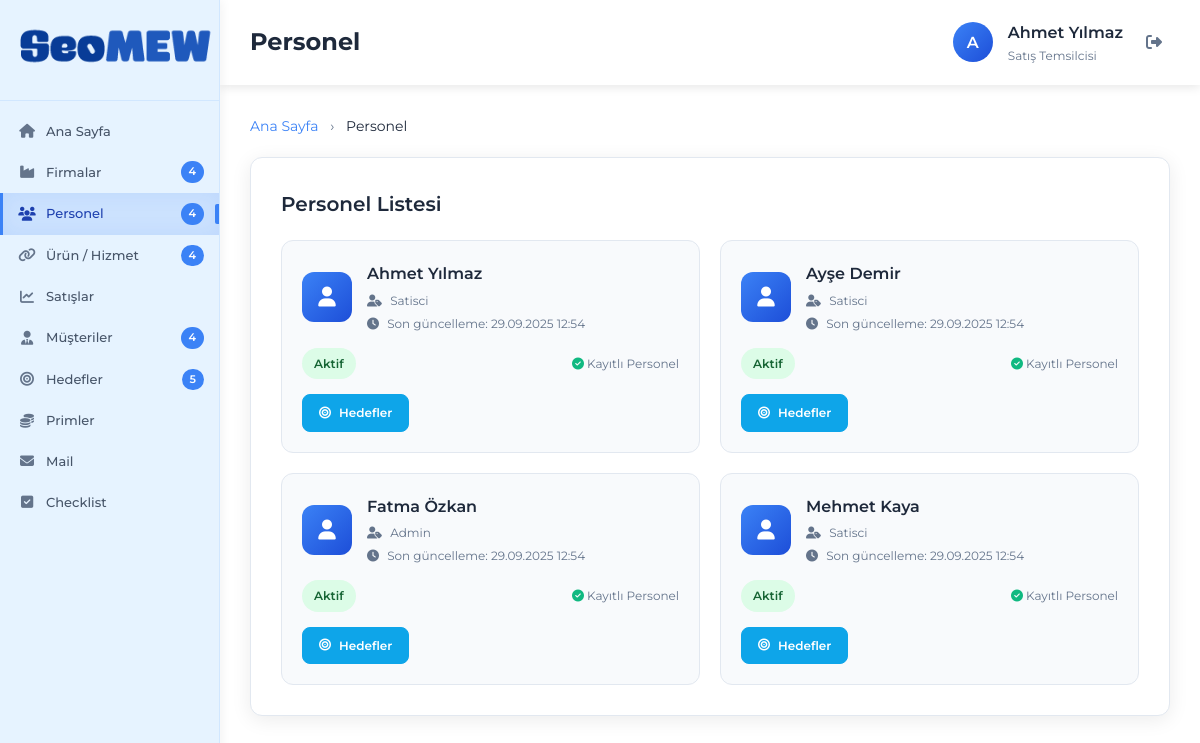
Page /personel.php (signed in) on the committed database.
### tables this page shows
CREATE TABLE IF NOT EXISTS personel (
    id INT AUTO_INCREMENT PRIMARY KEY,
    ad_soyad VARCHAR(255) NOT NULL,
    rol ENUM('admin', 'satisci') DEFAULT 'satisci',
    sifre VARCHAR(255) NOT NULL,
    durum ENUM('aktif', 'pasif') DEFAULT 'aktif',
    son_guncelleme TIMESTAMP DEFAULT CURRENT_TIMESTAMP ON UPDATE CURRENT_TIMESTAMP,
    olusturma_tarihi TIMESTAMP DEFAULT CURRENT_TIMESTAMP
);

### config/database.php (called while the page is built, shortened)
<?php
class Database {
    private $connection;
    private static $instance = null;
    private function __construct() {
        try {
            $dsn = "mysql:host=" . DB_HOST . ";dbname=" . DB_NAME . ";charset=" . DB_CHARSET;
            $this->connection = new PDO($dsn, DB_USER, DB_PASS, [
                PDO::ATTR_ERRMODE => PDO::ERRMODE_EXCEPTION,
                PDO::ATTR_DEFAULT_FETCH_MODE => PDO::FETCH_ASSOC,
                PDO::ATTR_EMULATE_PREPARES => false,
            ]);
            $this->connection->exec("SET NAMES utf8mb4 COLLATE utf8mb4_unicode_ci");
            $this->connection->exec("SET CHARACTER SET utf8mb4");
        } catch (PDOException $e) {
            die("Veritabanı bağlantı hatası: " . $e->getMessage());
        }
    }
    public static function getInstance() {
        if (self::$instance === null) {
            self::$instance = new self();
        }
        return self::$instance;
    }
    public function select($table, $where = [], $orderBy = null, $limit = null) {
        $sql = "SELECT * FROM $table";
        $params = [];
        if ($orderBy) {
            $sql .= " ORDER BY $orderBy";
        }
        $stmt = $this->connection->prepare($sql);
        $stmt->execute($params);
        return $stmt->fetchAll();
    }
}
$db = Database::getInstance();
?>

### personel.php (the view, shortened to what this page needs)
<?php
require_once 'config/database.php';
$personeller = $db->select('personel', [], 'ad_soyad ASC');
?>
<!DOCTYPE html>
<html lang="tr">
<head>
    <link href="https://cdnjs.cloudflare.com/ajax/libs/font-awesome/6.4.0/css/all.min.css" rel="stylesheet">
    <link href="style.css" rel="stylesheet">
</head>
<body>
    <div class="container">
        <?php include 'includes/sidebar.php'; ?>
        <div class="main-content">
            <?php
            include 'includes/header.php';
            ?>
            <div class="content-area">
                <div style="margin-bottom: 20px;">
                    <nav style="font-size: 14px; color: #64748b;">
                        <a href="index.php" style="color: #3b82f6; text-decoration: none;">Ana Sayfa</a>
                        <span style="margin: 0 8px;">›</span>
                        <span style="color: #1e293b;">Personel</span>
                    </nav>
                </div>
                <div style="background: white; border-radius: 12px; padding: 30px; box-shadow: 0 4px 20px rgba(0, 0, 0, 0.08); border: 1px solid #e2e8f0; margin-bottom: 30px;">
                    <h2 style="font-size: 20px; font-weight: 600; color: #1e293b; margin-bottom: 20px;">Personel Listesi</h2>
                    <?php if (!empty($personeller)): ?>
                        <div style="display: grid; grid-template-columns: repeat(auto-fill, minmax(300px, 1fr)); gap: 20px;">
                            <?php foreach ($personeller as $personel): ?>
                                <div style="background: #f8fafc; border: 1px solid #e2e8f0; border-radius: 12px; padding: 20px; transition: all 0.3s ease;">
                                    <div style="display: flex; align-items: center; margin-bottom: 15px;">
                                        <div style="width: 50px; height: 50px; background: linear-gradient(135deg, #3b82f6, #1d4ed8); border-radius: 12px; display: flex; align-items: center; justify-content: center; margin-right: 15px;">
                                            <i class="fas fa-user" style="color: white; font-size: 20px;"></i>
                                        </div>
                                        <div>
                                            <div style="font-size: 16px; font-weight: 600; color: #1e293b; margin-bottom: 4px;">
                                                <?php echo htmlspecialchars($personel['ad_soyad']); ?>
                                            </div>
                                            <div style="font-size: 12px; color: #64748b; margin-bottom: 4px;">
                                                <i class="fas fa-user-tag" style="margin-right: 5px;"></i>
                                                <?php echo isset($personel['rol']) ? ucfirst($personel['rol']) : 'Satışçı'; ?>
                                            </div>
                                            <div style="font-size: 12px; color: #64748b;">
                                                <i class="fas fa-clock" style="margin-right: 5px;"></i>
                                                Son güncelleme: <?php echo date('d.m.Y H:i', strtotime($personel['son_guncelleme'])); ?>
                                            </div>
                                        </div>
                                    </div>
                                    <div style="display: flex; justify-content: space-between; align-items: center; margin-bottom: 15px;">
                                        <span class="status-badge status-<?php echo $personel['durum'] == 'aktif' ? 'active' : 'inactive'; ?>">
                                            <?php echo ucfirst($personel['durum']); ?>
                                        </span>
                                        <div style="font-size: 12px; color: #64748b;">
                                            <i class="fas fa-check-circle" style="color: #10b981;"></i>
                                            Kayıtlı Personel
                                        </div>
                                    </div>
                                    <div style="display: flex; gap: 10px; flex-wrap: wrap;">
                                        <a href="hedef-profil.php?personel_id=<?php echo $personel['id']; ?>" class="btn btn-info" style="padding: 8px 16px; font-size: 12px;">
                                            <i class="fas fa-bullseye"></i> Hedefler
                                        </a>
                                    </div>
                                </div>
                            <?php endforeach; ?>
                        </div>
                    <?php endif; ?>
                </div>
            </div>
        </div>
    </div>
</body>
</html>

### style.css (style rules this page uses)
* { margin: 0; padding: 0; box-sizing: border-box; }
body { font-family: 'Montserrat', -apple-system, BlinkMacSystemFont, 'Segoe UI', Roboto, sans-serif; background: #ffffff; color: #1e293b; line-height: 1.6; overflow-x: hidden; }
.container { display: flex; min-height: 100vh; }
.main-content { flex: 1; margin-left: 220px; padding: 0; min-height: 100vh; }
.content-area { padding: 30px; }
.btn { padding: 12px 24px; border-radius: 8px; text-decoration: none; font-weight: 600; font-size: 14px; transition: all 0.3s ease; border: none; cursor: pointer; display: inline-flex; align-items: center; gap: 8px; }
.status-badge { padding: 6px 12px; border-radius: 20px; font-size: 12px; font-weight: 600; }
.status-active { background: #dcfce7; color: #166534; }
.btn-info { background: #0ea5e9; color: white; border: 1px solid #0ea5e9; }

### rows in the picture
personel: ad_soyad "Ahmet Yılmaz", rol "Satisci", son_guncelleme "29.09.2025 12:54", durum "Aktif"
personel: ad_soyad "Ayşe Demir", rol "Satisci", son_guncelleme "29.09.2025 12:54", durum "Aktif"
personel: ad_soyad "Fatma Özkan", rol "Admin", son_guncelleme "29.09.2025 12:54", durum "Aktif"
personel: ad_soyad "Mehmet Kaya", rol "Satisci", son_guncelleme "29.09.2025 12:54", durum "Aktif"

### other values in the picture
$stats['firmalar'] "4"
$stats['personel'] "4"
$stats['urun_hizmet'] "4"
$stats['musteriler'] "4"
$stats['hedefler'] "5"
$page_title "Personel"
$initials "A"
$_SESSION['ad_soyad'] "Ahmet Yılmaz"
